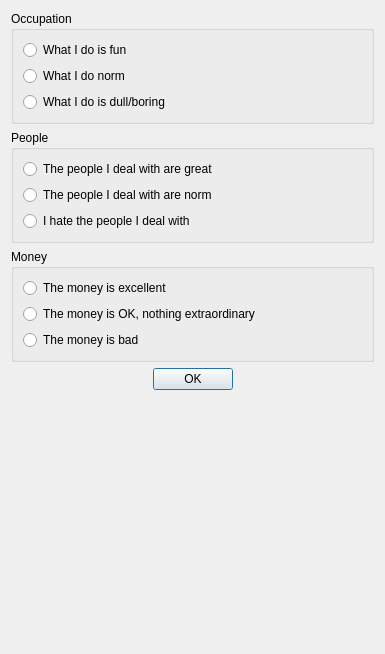
<?xml version="1.0" encoding="UTF-8"?>
<ui version="4.0">
 <class>Busy</class>
 <widget class="QDialog" name="Busy">
  <property name="geometry">
   <rect>
    <x>0</x>
    <y>0</y>
    <width>385</width>
    <height>654</height>
   </rect>
  </property>
  <property name="sizePolicy">
   <sizepolicy hsizetype="Expanding" vsizetype="Expanding">
    <horstretch>0</horstretch>
    <verstretch>0</verstretch>
   </sizepolicy>
  </property>
  <property name="windowTitle">
   <string>Describe your professional life</string>
  </property>
  <layout class="QGridLayout" name="gridLayout">
   <item row="2" column="0">
    <widget class="QGroupBox" name="GBMoney">
     <property name="title">
      <string>Money</string>
     </property>
     <layout class="QGridLayout" name="gridLayout_4">
      <item row="0" column="0">
       <widget class="QRadioButton" name="RBMoneyExc">
        <property name="text">
         <string>The money is excellent</string>
        </property>
       </widget>
      </item>
      <item row="1" column="0">
       <widget class="QRadioButton" name="RBMoneyNorm">
        <property name="text">
         <string>The money is OK, nothing extraordinary</string>
        </property>
       </widget>
      </item>
      <item row="2" column="0">
       <widget class="QRadioButton" name="RBMoneyBad">
        <property name="text">
         <string>The money is bad</string>
        </property>
       </widget>
      </item>
     </layout>
    </widget>
   </item>
   <item row="4" column="0">
    <layout class="QHBoxLayout" name="horizontalLayout">
     <item>
      <spacer name="horizontalSpacer">
       <property name="orientation">
        <enum>Qt::Horizontal</enum>
       </property>
       <property name="sizeHint" stdset="0">
        <size>
         <width>40</width>
         <height>20</height>
        </size>
       </property>
      </spacer>
     </item>
     <item>
      <widget class="QPushButton" name="PBOK">
       <property name="text">
        <string>OK</string>
       </property>
      </widget>
     </item>
     <item>
      <spacer name="horizontalSpacer_2">
       <property name="orientation">
        <enum>Qt::Horizontal</enum>
       </property>
       <property name="sizeHint" stdset="0">
        <size>
         <width>40</width>
         <height>20</height>
        </size>
       </property>
      </spacer>
     </item>
    </layout>
   </item>
   <item row="1" column="0">
    <widget class="QGroupBox" name="GBPeople">
     <property name="title">
      <string>People</string>
     </property>
     <layout class="QGridLayout" name="gridLayout_3">
      <item row="0" column="0">
       <widget class="QRadioButton" name="RBPeopleGreat">
        <property name="text">
         <string>The people I deal with are great</string>
        </property>
       </widget>
      </item>
      <item row="1" column="0">
       <widget class="QRadioButton" name="RBPeopleNorm">
        <property name="text">
         <string>The people I deal with are norm</string>
        </property>
       </widget>
      </item>
      <item row="2" column="0">
       <widget class="QRadioButton" name="RBPeopleUgly">
        <property name="text">
         <string>I hate the people I deal with</string>
        </property>
       </widget>
      </item>
     </layout>
    </widget>
   </item>
   <item row="0" column="0">
    <widget class="QGroupBox" name="GBOccupation">
     <property name="title">
      <string>Occupation</string>
     </property>
     <layout class="QGridLayout" name="gridLayout_2">
      <item row="0" column="0">
       <widget class="QRadioButton" name="RBOccupationFun">
        <property name="text">
         <string>What I do is fun</string>
        </property>
       </widget>
      </item>
      <item row="1" column="0">
       <widget class="QRadioButton" name="RBOccupationNorm">
        <property name="text">
         <string>What I do norm</string>
        </property>
       </widget>
      </item>
      <item row="2" column="0">
       <widget class="QRadioButton" name="RBOccupationDull">
        <property name="text">
         <string>What I do is dull/boring</string>
        </property>
       </widget>
      </item>
     </layout>
    </widget>
   </item>
   <item row="5" column="0">
    <spacer name="verticalSpacer">
     <property name="orientation">
      <enum>Qt::Vertical</enum>
     </property>
     <property name="sizeHint" stdset="0">
      <size>
       <width>20</width>
       <height>40</height>
      </size>
     </property>
    </spacer>
   </item>
  </layout>
 </widget>
 <resources/>
 <connections/>
</ui>
